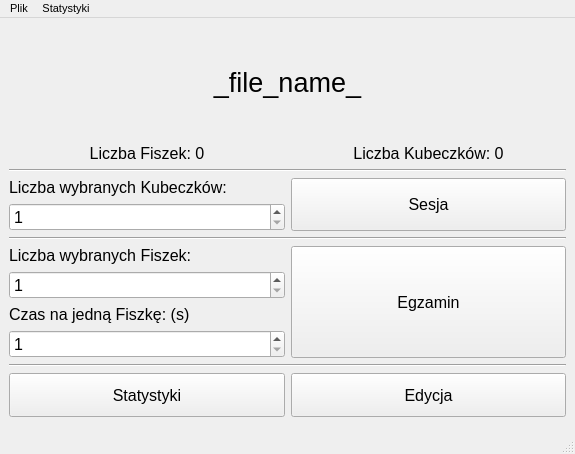
<?xml version="1.0" encoding="UTF-8"?>
<ui version="4.0">
 <class>FiszkiWindow</class>
 <widget class="QMainWindow" name="FiszkiWindow">
  <property name="geometry">
   <rect>
    <x>0</x>
    <y>0</y>
    <width>575</width>
    <height>454</height>
   </rect>
  </property>
  <property name="minimumSize">
   <size>
    <width>575</width>
    <height>454</height>
   </size>
  </property>
  <property name="font">
   <font>
    <pointsize>14</pointsize>
   </font>
  </property>
  <property name="windowTitle">
   <string>Fiszki</string>
  </property>
  <widget class="QWidget" name="centralwidget">
   <property name="font">
    <font>
     <pointsize>12</pointsize>
    </font>
   </property>
   <layout class="QVBoxLayout" name="verticalLayout_2">
    <item>
     <layout class="QVBoxLayout" name="verticalLayout" stretch="5,0,0,0,0,0,0,2">
      <item>
       <widget class="QLabel" name="file_nameLabel">
        <property name="font">
         <font>
          <pointsize>20</pointsize>
         </font>
        </property>
        <property name="text">
         <string>_file_name_</string>
        </property>
        <property name="alignment">
         <set>Qt::AlignCenter</set>
        </property>
       </widget>
      </item>
      <item>
       <layout class="QHBoxLayout" name="horizontalLayout_6">
        <item>
         <widget class="QLabel" name="cardNumberLabel">
          <property name="text">
           <string>Liczba Fiszek: 0</string>
          </property>
          <property name="alignment">
           <set>Qt::AlignCenter</set>
          </property>
         </widget>
        </item>
        <item>
         <widget class="QLabel" name="bucketNumberLabel">
          <property name="text">
           <string>Liczba Kubeczków: 0</string>
          </property>
          <property name="alignment">
           <set>Qt::AlignCenter</set>
          </property>
         </widget>
        </item>
       </layout>
      </item>
      <item>
       <widget class="Line" name="line">
        <property name="orientation">
         <enum>Qt::Horizontal</enum>
        </property>
       </widget>
      </item>
      <item>
       <layout class="QHBoxLayout" name="horizontalLayout_3">
        <item>
         <layout class="QVBoxLayout" name="verticalLayout_4">
          <item>
           <widget class="QLabel" name="label_2">
            <property name="sizePolicy">
             <sizepolicy hsizetype="Preferred" vsizetype="Minimum">
              <horstretch>0</horstretch>
              <verstretch>0</verstretch>
             </sizepolicy>
            </property>
            <property name="text">
             <string>Liczba wybranych Kubeczków:</string>
            </property>
            <property name="alignment">
             <set>Qt::AlignBottom|Qt::AlignLeading|Qt::AlignLeft</set>
            </property>
           </widget>
          </item>
          <item>
           <widget class="QSpinBox" name="bucketNumberSpinBox">
            <property name="sizePolicy">
             <sizepolicy hsizetype="Preferred" vsizetype="Fixed">
              <horstretch>0</horstretch>
              <verstretch>0</verstretch>
             </sizepolicy>
            </property>
            <property name="minimum">
             <number>1</number>
            </property>
           </widget>
          </item>
         </layout>
        </item>
        <item>
         <widget class="QPushButton" name="sessionButton">
          <property name="sizePolicy">
           <sizepolicy hsizetype="Minimum" vsizetype="Preferred">
            <horstretch>0</horstretch>
            <verstretch>0</verstretch>
           </sizepolicy>
          </property>
          <property name="text">
           <string>Sesja</string>
          </property>
         </widget>
        </item>
       </layout>
      </item>
      <item>
       <widget class="Line" name="line_2">
        <property name="orientation">
         <enum>Qt::Horizontal</enum>
        </property>
       </widget>
      </item>
      <item>
       <layout class="QHBoxLayout" name="horizontalLayout_4">
        <item>
         <layout class="QVBoxLayout" name="verticalLayout_5">
          <item>
           <widget class="QLabel" name="label_3">
            <property name="text">
             <string>Liczba wybranych Fiszek:</string>
            </property>
           </widget>
          </item>
          <item>
           <widget class="QSpinBox" name="cardNumberSpinBox">
            <property name="minimum">
             <number>1</number>
            </property>
           </widget>
          </item>
          <item>
           <widget class="QLabel" name="label">
            <property name="text">
             <string>Czas na jedną Fiszkę: (s)</string>
            </property>
           </widget>
          </item>
          <item>
           <widget class="QSpinBox" name="timeForCardSpinBox">
            <property name="minimum">
             <number>1</number>
            </property>
            <property name="maximum">
             <number>5000</number>
            </property>
           </widget>
          </item>
         </layout>
        </item>
        <item>
         <widget class="QPushButton" name="examButton">
          <property name="sizePolicy">
           <sizepolicy hsizetype="Minimum" vsizetype="Preferred">
            <horstretch>0</horstretch>
            <verstretch>0</verstretch>
           </sizepolicy>
          </property>
          <property name="text">
           <string>Egzamin</string>
          </property>
         </widget>
        </item>
       </layout>
      </item>
      <item>
       <widget class="Line" name="line_3">
        <property name="orientation">
         <enum>Qt::Horizontal</enum>
        </property>
       </widget>
      </item>
      <item>
       <layout class="QHBoxLayout" name="horizontalLayout_5">
        <item>
         <widget class="QPushButton" name="statisticsButton">
          <property name="sizePolicy">
           <sizepolicy hsizetype="Minimum" vsizetype="Preferred">
            <horstretch>0</horstretch>
            <verstretch>0</verstretch>
           </sizepolicy>
          </property>
          <property name="text">
           <string>Statystyki</string>
          </property>
         </widget>
        </item>
        <item>
         <widget class="QPushButton" name="editButton">
          <property name="sizePolicy">
           <sizepolicy hsizetype="Minimum" vsizetype="Preferred">
            <horstretch>0</horstretch>
            <verstretch>0</verstretch>
           </sizepolicy>
          </property>
          <property name="text">
           <string>Edycja</string>
          </property>
         </widget>
        </item>
       </layout>
      </item>
     </layout>
    </item>
   </layout>
  </widget>
  <widget class="QMenuBar" name="menubar">
   <property name="geometry">
    <rect>
     <x>0</x>
     <y>0</y>
     <width>575</width>
     <height>23</height>
    </rect>
   </property>
   <property name="font">
    <font>
     <pointsize>8</pointsize>
    </font>
   </property>
   <widget class="QMenu" name="menuPlik">
    <property name="title">
     <string>Plik</string>
    </property>
    <addaction name="actionOpen"/>
    <addaction name="actionZamknij"/>
   </widget>
   <widget class="QMenu" name="menuStatystyki">
    <property name="title">
     <string>Statystyki</string>
    </property>
    <addaction name="actionStatistics"/>
   </widget>
   <addaction name="menuPlik"/>
   <addaction name="menuStatystyki"/>
  </widget>
  <widget class="QStatusBar" name="statusbar"/>
  <action name="actionOpen">
   <property name="text">
    <string>Otwórz</string>
   </property>
   <property name="shortcut">
    <string>Ctrl+O</string>
   </property>
  </action>
  <action name="actionZamknij">
   <property name="text">
    <string>Zamknij</string>
   </property>
  </action>
  <action name="actionStatistics">
   <property name="text">
    <string>Wyświetl okno</string>
   </property>
  </action>
 </widget>
 <resources/>
 <connections/>
</ui>
